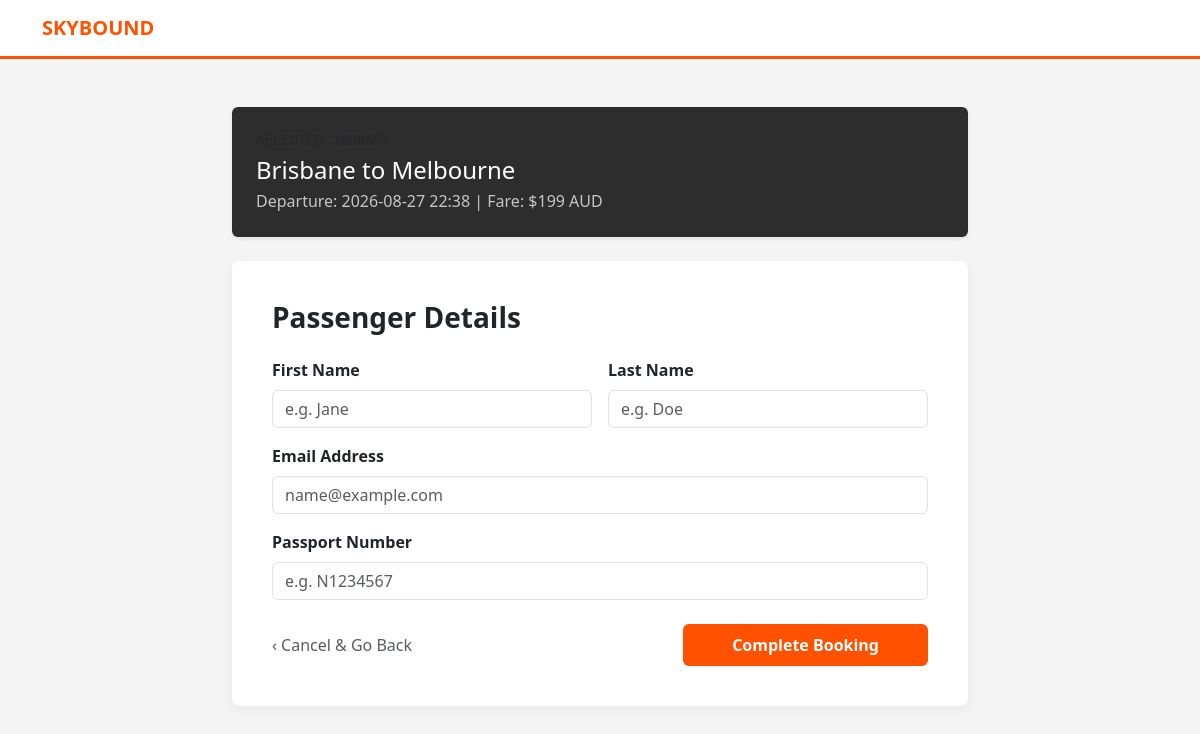
Screenshot of /book/1 with the database file from the repository.
### tables this page shows
CREATE TABLE flights (
        flight_id INTEGER PRIMARY KEY AUTOINCREMENT,
        origin TEXT,
        destination TEXT,
        departure_time TEXT,
        capacity INTEGER,
        price INTEGER
    );

### app.py (the view)
@app.route('/book/<int:flight_id>', methods=['GET', 'POST'])
def book_flight(flight_id):
    conn = get_db_connection()
    if request.method == 'POST':
        first = request.form.get('first_name')
        last = request.form.get('last_name')
        email = request.form.get('email')
        passport = request.form.get('passport')
        cursor = conn.cursor()
        cursor.execute('''
            INSERT INTO passengers (first_name, last_name, email, passport_num)
            VALUES (?, ?, ?, ?)
        ''', (first, last, email, passport))
        passenger_id = cursor.lastrowid
        cursor.execute('''
            INSERT INTO bookings (flight_id, passenger_id, seat_assignment)
            VALUES (?, ?, ?)
        ''', (flight_id, passenger_id, '12A'))
        booking_id = cursor.lastrowid
        conn.commit()
        conn.close()
        return redirect(f"/confirmation/{booking_id}")
    else:
        flight = conn.execute('SELECT * FROM flights WHERE flight_id = ?', (flight_id,)).fetchone()
        conn.close()
        return render_template('booking.html', flight=flight)

### app.py (called while the page is built)
def get_db_connection():
    conn = sqlite3.connect('pedair.db')
    conn.row_factory = sqlite3.Row
    return conn

### templates/booking.html (shortened to what this page needs)
<!DOCTYPE html>
<html lang="en">
<head>
    <link href="https://cdn.jsdelivr.net/npm/bootstrap@5.3.0/dist/css/bootstrap.min.css" rel="stylesheet">
</head>
<body>
<nav class="navbar navbar-expand-lg navbar-light sticky-top mb-5">
    <div class="container">
        <a class="navbar-brand fw-bold" href="/" style="color: var(--jetstar-orange);">SKYBOUND</a>
    </div>
</nav>
<div class="container">
    <div class="row justify-content-center">
        <div class="col-md-8">
            <div class="card mb-4 border-0 shadow-sm text-white" style="background-color: #2d2d2d;">
                <div class="card-body p-4">
                    <span class="text-uppercase small text-muted font-monospace d-block mb-1">Selected Journey</span>
                    <h4 class="mb-1">{{ flight.origin }} to {{ flight.destination }}</h4>
                    <p class="mb-0 text-light opacity-75">Departure: {{ flight.departure_time }} | Fare: ${{ flight.price }} AUD</p>
                </div>
            </div>
            <div class="booking-box">
                <h3 class="mb-4 fw-bold">Passenger Details</h3>
                <form method="POST">
                    <div class="row g-3 mb-3">
                        <div class="col-md-6">
                            <label class="form-label fw-bold">First Name</label>
                            <input type="text" class="form-control" name="first_name" required placeholder="e.g. Jane">
                        </div>
                        <div class="col-md-6">
                            <label class="form-label fw-bold">Last Name</label>
                            <input type="text" class="form-control" name="last_name" required placeholder="e.g. Doe">
                        </div>
                    </div>
                    <div class="mb-3">
                        <label class="form-label fw-bold">Email Address</label>
                        <input type="email" class="form-control" name="email" required placeholder="name@example.com">
                    </div>
                    <div class="mb-4">
                        <label class="form-label fw-bold">Passport Number</label>
                        <input type="text" class="form-control" name="passport" required placeholder="e.g. N1234567">
                    </div>
                    <div class="d-flex justify-content-between align-items-center">
                        <a href="/" class="text-decoration-none text-muted">‹ Cancel & Go Back</a>
                        <button type="submit" class="btn btn-orange px-5 py-2">Complete Booking</button>
                    </div>
                </form>
            </div>
        </div>
    </div>
</div>
</body>
</html>

### templates/booking.html (style rules this page uses)
:root { --jetstar-orange: #ff5100; --bg-light: #f4f4f4; }
body { background-color: var(--bg-light); font-family: 'Segoe UI', Roboto, sans-serif; }
.navbar { background-color: white; border-bottom: 3px solid var(--jetstar-orange); }
.booking-box { background: white; padding: 40px; border-radius: 8px; box-shadow: 0 4px 12px rgba(0,0,0,0.05); }
.btn-orange { background-color: var(--jetstar-orange); color: white; font-weight: bold; }

### rows the page displays
flights: origin "Brisbane", destination "Melbourne", departure_time "2026-08-27 22:38", price "199"
